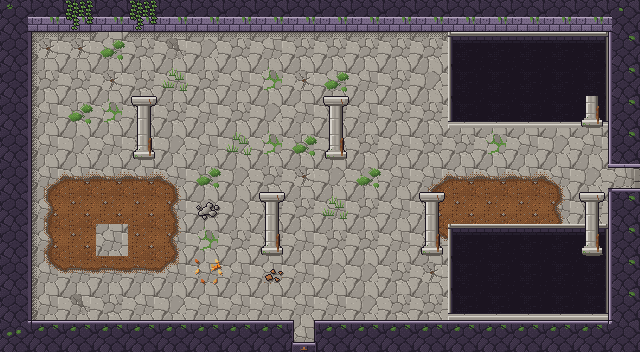

Below is a game level as drawn by its tile map, then a one-line description and the .tmx file that defines it, in full:
An orthogonal 20x11 tile map with 32x32 px tiles, 4 tile layers (Sol, Decor, Murs, Dessus) and 11 objects (2x Sortie, 2x Porte, 2x Spawn, 2x Ennemi, 2x Interrupteur, ...).

<map version="1.10" tiledversion="1.12.2" orientation="orthogonal" renderorder="right-down" width="20" height="11" tilewidth="32" tileheight="32" infinite="0" nextlayerid="6" nextobjectid="12">
 <properties>
  <property name="carte_x" type="int" value="1" />
  <property name="carte_y" type="int" value="2" />
  <property name="etage" value="rdc" />
 </properties>
 <tileset firstgid="1" source="../tilesets/temple_racines.tsx" />
 <layer id="1" name="Sol" width="20" height="11">
  <data encoding="csv">
1,1,1,4,1,1,1,2,3,1,1,1,3,1,1,5,3,3,3,1,
3,5,5,1,2,4,3,2,1,2,2,2,2,2,64,60,60,60,65,5,
3,2,2,5,2,1,2,1,126,5,1,1,2,3,62,59,59,59,63,2,
2,1,2,126,1,2,1,2,3,1,2,1,2,2,66,61,61,61,67,1,
1,1,3,1,5,3,1,3,126,2,3,2,1,2,2,126,1,3,1,3,
1,68,49,49,49,69,2,3,2,5,3,3,1,68,49,49,49,69,3,4,
2,51,6,6,6,52,3,3,2,2,1,2,1,51,6,6,6,52,2,4,
2,51,6,1,6,52,126,2,2,1,2,2,1,70,64,60,60,60,65,2,
2,70,50,50,50,71,1,1,1,1,3,3,2,5,62,59,59,59,63,2,
1,1,4,2,1,3,1,1,1,1,1,3,2,2,66,61,61,61,67,4,
2,1,1,2,2,2,4,5,1,2,1,2,4,1,2,2,5,2,3,2
</data>
 </layer>
 <layer id="2" name="Decor" width="20" height="11">
  <data encoding="csv">
0,0,0,0,0,0,0,0,0,0,0,0,0,0,0,0,0,0,0,0,
0,15,13,119,13,13,13,13,13,13,13,13,13,13,0,0,0,0,0,0,
0,14,0,0,0,78,0,0,0,0,119,0,0,0,0,0,0,0,0,0,
0,14,119,0,0,0,0,0,0,0,0,0,0,0,0,0,0,0,0,0,
0,14,0,0,0,0,0,78,0,119,0,0,0,0,0,0,0,0,0,0,
0,14,0,0,0,0,119,0,0,0,0,119,0,0,0,0,0,0,0,0,
0,14,0,0,0,0,16,0,0,0,78,0,0,0,0,0,0,0,0,0,
0,14,0,0,0,0,0,0,0,0,0,0,0,0,0,0,0,0,0,0,
0,14,0,0,0,0,121,0,128,0,0,0,0,0,0,0,0,0,0,0,
0,14,0,0,0,0,0,0,0,0,0,0,0,0,0,0,0,0,0,0,
0,0,0,0,0,0,0,0,0,0,0,0,0,0,0,0,0,0,0,0
</data>
 </layer>
 <layer id="3" name="Murs" width="20" height="11">
  <data encoding="csv">
21,17,17,17,17,17,17,17,17,17,17,17,17,17,17,17,17,17,17,22,
19,0,0,0,0,0,0,0,0,0,0,0,0,0,0,0,0,0,0,20,
19,0,0,0,0,0,0,0,0,0,0,0,0,0,0,0,0,0,0,20,
19,0,0,0,0,0,0,0,0,0,0,0,0,0,0,0,0,0,114,20,
19,0,0,0,114,0,0,0,0,0,114,0,0,0,0,0,0,0,0,20,
19,0,0,0,0,0,0,0,0,0,0,0,0,0,0,0,0,0,0,44,
19,0,0,0,0,0,0,0,0,0,0,0,0,0,0,0,0,0,0,20,
19,0,0,0,0,0,0,0,114,0,0,0,0,114,0,0,0,0,114,20,
19,0,0,0,0,0,0,0,0,0,0,0,0,0,0,0,0,0,0,20,
19,0,0,0,0,0,0,0,0,0,0,0,0,0,0,0,0,0,0,20,
23,18,18,18,18,18,18,18,18,42,18,18,18,18,18,18,18,18,18,24
</data>
 </layer>
 <objectgroup id="4" name="Objets">
  <object id="1" type="Sortie" x="288" y="320" width="32" height="32">
   <properties>
    <property name="cible_carte" value="res://scenes/rooms/donjon1_salle_02_room.tscn" />
    <property name="cible_spawn" value="depuis_nord" />
    <property name="godot_node_type" value="area" />
   </properties>
  </object>
  <object id="2" type="Porte" x="288" y="320" width="32" height="32">
   <properties>
    <property name="id" value="donjon1_porte_01" />
    <property name="type" value="cle" />
   </properties>
  </object>
  <object id="3" type="Spawn" x="304" y="272">
   <properties>
    <property name="id" value="depuis_sud" />
   </properties>
   <point />
  </object>
  <object id="4" type="Sortie" x="608" y="160" width="32" height="32">
   <properties>
    <property name="cible_carte" value="res://scenes/rooms/donjon1_salle_07_room.tscn" />
    <property name="cible_spawn" value="depuis_ouest" />
    <property name="godot_node_type" value="area" />
   </properties>
  </object>
  <object id="5" type="Porte" x="608" y="160" width="32" height="32">
   <properties>
    <property name="id" value="donjon1_porte_03" />
    <property name="type" value="interrupteur" />
   </properties>
  </object>
  <object id="6" type="Spawn" x="560" y="176">
   <properties>
    <property name="id" value="depuis_est" />
   </properties>
   <point />
  </object>
  <object id="7" type="Ennemi" x="112" y="240">
   <properties>
    <property name="type" value="ronceau" />
    <property name="variante" value="normal" />
   </properties>
   <point />
  </object>
  <object id="8" type="Ennemi" x="400" y="304">
   <properties>
    <property name="type" value="sanglier_noirci" />
    <property name="variante" value="normal" />
   </properties>
   <point />
  </object>
  <object id="9" type="Coffre" x="208" y="80">
   <properties>
    <property name="id" value="donjon1_coffre_04" />
    <property name="contenu" value="objet_arc" />
    <property name="important" type="bool" value="true" />
   </properties>
   <point />
  </object>
  <object id="10" type="Interrupteur" x="592" y="80">
   <properties>
    <property name="id" value="donjon1_interrupteur_01" />
    <property name="cible" value="donjon1_porte_03" />
    <property name="mode" value="fleche" />
    <property name="duree" type="int" value="6" />
   </properties>
   <point />
  </object>
  <object id="11" type="Interrupteur" x="592" y="272">
   <properties>
    <property name="id" value="donjon1_interrupteur_02" />
    <property name="cible" value="donjon1_porte_03" />
    <property name="mode" value="fleche" />
    <property name="duree" type="int" value="6" />
   </properties>
   <point />
  </object>
 </objectgroup>
 <layer id="5" name="Dessus" width="20" height="11">
  <data encoding="csv">
0,0,123,0,123,0,0,0,0,0,0,0,0,0,0,0,0,0,0,0,
0,0,0,0,0,0,0,0,0,0,0,0,0,0,0,0,0,0,0,0,
0,0,0,0,0,0,0,0,0,0,0,0,0,0,0,0,0,0,0,0,
0,0,0,0,113,0,0,0,0,0,113,0,0,0,0,0,0,0,0,0,
0,0,0,0,0,0,0,0,0,0,0,0,0,0,0,0,0,0,0,0,
0,0,0,0,0,0,0,0,0,0,0,0,0,0,0,0,0,0,0,48,
0,0,0,0,0,0,0,0,113,0,0,0,0,113,0,0,0,0,113,0,
0,0,0,0,0,0,0,0,0,0,0,0,0,0,0,0,0,0,0,0,
0,0,0,0,0,0,0,0,0,0,0,0,0,0,0,0,0,0,0,0,
0,0,0,0,0,0,0,0,0,0,0,0,0,0,0,0,0,0,0,0,
0,0,0,0,0,0,0,0,0,46,0,0,0,0,0,0,0,0,0,0
</data>
 </layer>
</map>
